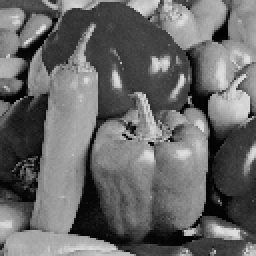
#> input picture xiemei_homework_4_6/lz.bmp, 128 x 128 px (shown 2 times larger)
$ python 4_3.py   (Python 2 division)
#> lines starting #> are read from the running program, lines starting #| are printed output that depends on the picture
#!/usr/bin/env python
# coding=utf-8


import cv2
import numpy as np

L = 256
def Gray2RGB(gray):
    #red뇹잿
    if(gray < L/2):
        r = 0
    elif(gray > L*0.75):
        r = 255
    else:
        r = 255.0/64.0*gray-510

    #green뇹잿
    if(gray < L/4):
        g = gray *255*4/256
    elif(gray > L*0.75):
        g = 4*255-255/64*gray
    else:
        g = 255

    #blue뇹잿
    if(gray < L/4):
        b = 255
    elif(gray > L/2):
        b = 0
    else:
        b = 2*255-255/64*gray

    return [b,g,r]
src_img = cv2.imread("lz.bmp",0)
#> src_img is the input picture: shape (128, 128); min 0, max 225, mean 104.6
x,y = src_img.shape
#> x = 128; y = 128
print x
#| 128
print y
#| 128
dst_img = np.zeros((x,y,3),np.uint8)

for i in range(0,x):
    for j in range(0,y):
        gray = src_img[i,j]
        dst_img[i,j] = Gray2RGB(gray)
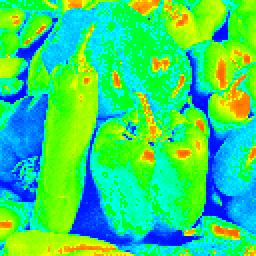
#> dst_img: shape (128, 128, 3) (shown 2 times larger); mean of channels 0, 1, 2 109.4, 216.6, 54.1; drawn as B, G, R


cv2.imshow("gray",src_img)
cv2.imshow("rgb",dst_img)
cv2.imwrite("rgb.bmp",dst_img)
k = cv2.waitKey(0)
#> (key Esc is pressed here)
if('q' == k):
   cv2.destoryAllWindow()

$ run again, with xiemei_homework_4_6/α²Êɫ.bmp copied over xiemei_homework_4_6/lz.bmp
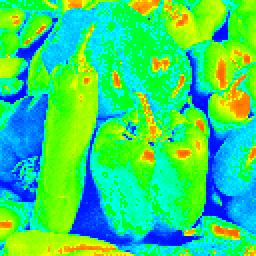
#> input picture xiemei_homework_4_6/α²Êɫ.bmp, 128 x 128 px (shown 2 times larger)
#> `src_img = cv2.imread("lz.bmp",0)`:
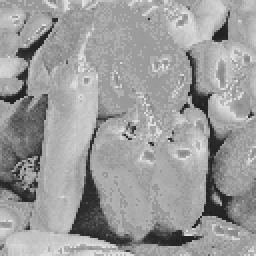
#> src_img: shape (128, 128) (shown 2 times larger); min 29, max 226, mean 155.8
#| 128
#| 128
#> after the loop `for i in range(0,x):`:
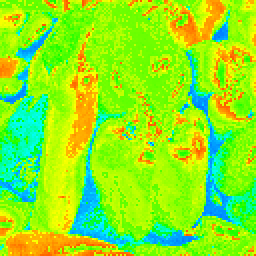
#> dst_img: shape (128, 128, 3) (shown 2 times larger); mean of channels 0, 1, 2 31.2, 237.1, 138; drawn as B, G, R

$ run again, with xiemei_homework_4_6/三原色.bmp copied over xiemei_homework_4_6/lz.bmp
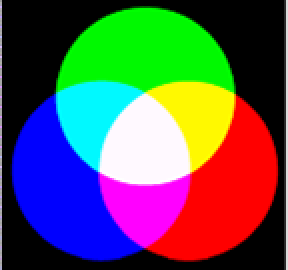
#> input picture xiemei_homework_4_6/三原色.bmp, 144 x 135 px (shown 2 times larger)
#> `src_img = cv2.imread("lz.bmp",0)`:
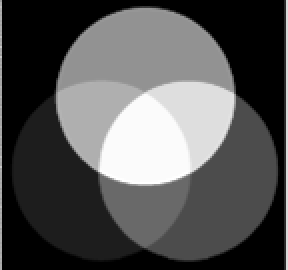
#> src_img: shape (135, 144) (shown 2 times larger); min 0, max 255, mean 84.1
#| 135
#| 144
#> after the loop `for i in range(0,x):`:
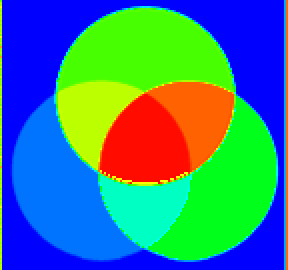
#> dst_img: shape (135, 144, 3) (shown 2 times larger); mean of channels 0, 1, 2 135.7, 124.9, 56.4; drawn as B, G, R
